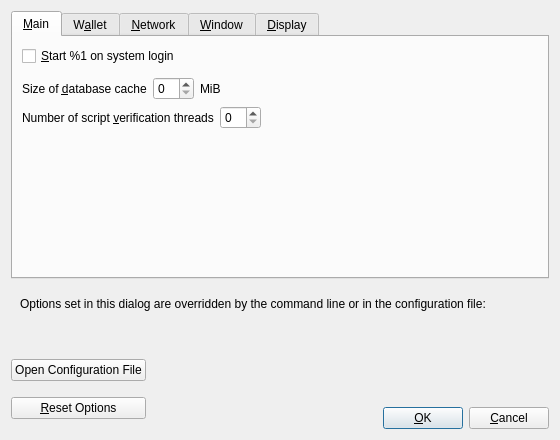
<?xml version="1.0" encoding="UTF-8"?>
<ui version="4.0">
 <class>OptionsDialog</class>
 <widget class="QDialog" name="OptionsDialog">
  <property name="geometry">
   <rect>
    <x>0</x>
    <y>0</y>
    <width>560</width>
    <height>440</height>
   </rect>
  </property>
  <property name="windowTitle">
   <string>Options</string>
  </property>
  <property name="modal">
   <bool>true</bool>
  </property>
  <layout class="QVBoxLayout" name="verticalLayout">
   <item>
    <widget class="QTabWidget" name="tabWidget">
     <property name="currentIndex">
      <number>0</number>
     </property>
     <widget class="QWidget" name="tabMain">
      <attribute name="title">
       <string>&amp;Main</string>
      </attribute>
      <layout class="QVBoxLayout" name="verticalLayout_Main">
       <item>
        <widget class="QCheckBox" name="bitcoinAtStartup">
         <property name="toolTip">
          <string>Automatically start %1 after logging in to the system.</string>
         </property>
         <property name="text">
          <string>&amp;Start %1 on system login</string>
         </property>
        </widget>
       </item>
       <item>
        <spacer name="horizontalSpacer_0_Main">
         <property name="orientation">
          <enum>Qt::Horizontal</enum>
         </property>
         <property name="sizeHint" stdset="0">
          <size>
           <width>40</width>
           <height>5</height>
          </size>
         </property>
        </spacer>
       </item>
       <item>
        <layout class="QHBoxLayout" name="horizontalLayout_2_Main">
         <item>
          <widget class="QLabel" name="databaseCacheLabel">
           <property name="text">
            <string>Size of &amp;database cache</string>
           </property>
           <property name="textFormat">
            <enum>Qt::PlainText</enum>
           </property>
           <property name="buddy">
            <cstring>databaseCache</cstring>
           </property>
          </widget>
         </item>
         <item>
          <widget class="QSpinBox" name="databaseCache"/>
         </item>
         <item>
          <widget class="QLabel" name="databaseCacheUnitLabel">
           <property name="text">
            <string>MiB</string>
           </property>
           <property name="textFormat">
            <enum>Qt::PlainText</enum>
           </property>
          </widget>
         </item>
         <item>
          <spacer name="horizontalSpacer_2_Main">
           <property name="orientation">
            <enum>Qt::Horizontal</enum>
           </property>
           <property name="sizeHint" stdset="0">
            <size>
             <width>40</width>
             <height>20</height>
            </size>
           </property>
          </spacer>
         </item>
        </layout>
       </item>
       <item>
        <layout class="QHBoxLayout" name="horizontalLayout_Main_VerifyLabel">
         <item>
          <widget class="QLabel" name="threadsScriptVerifLabel">
           <property name="text">
            <string>Number of script &amp;verification threads</string>
           </property>
           <property name="textFormat">
            <enum>Qt::PlainText</enum>
           </property>
           <property name="buddy">
            <cstring>threadsScriptVerif</cstring>
           </property>
          </widget>
         </item>
         <item>
          <widget class="QSpinBox" name="threadsScriptVerif">
           <property name="toolTip">
            <string>(0 = auto, &lt;0 = leave that many cores free)</string>
           </property>
          </widget>
         </item>
         <item>
          <spacer name="horizontalSpacer_Main_Threads">
           <property name="orientation">
            <enum>Qt::Horizontal</enum>
           </property>
           <property name="sizeHint" stdset="0">
            <size>
             <width>40</width>
             <height>20</height>
            </size>
           </property>
          </spacer>
         </item>
        </layout>
       </item>
       <item>
        <spacer name="verticalSpacer_Main">
         <property name="orientation">
          <enum>Qt::Vertical</enum>
         </property>
         <property name="sizeHint" stdset="0">
          <size>
           <width>20</width>
           <height>40</height>
          </size>
         </property>
        </spacer>
       </item>
      </layout>
     </widget>
     <widget class="QWidget" name="tabWallet">
      <attribute name="title">
       <string>W&amp;allet</string>
      </attribute>
      <layout class="QVBoxLayout" name="verticalLayout_Wallet">
       <item>
        <widget class="QGroupBox" name="groupBox">
         <property name="title">
          <string>Expert</string>
         </property>
         <layout class="QVBoxLayout" name="verticalLayout_2">
          <item>
           <widget class="QCheckBox" name="coinControlFeatures">
            <property name="toolTip">
             <string>Whether to show coin control features or not.</string>
            </property>
            <property name="text">
             <string>Enable coin &amp;control features</string>
            </property>
           </widget>
          </item>
          <item>
           <widget class="QCheckBox" name="spendZeroConfChange">
            <property name="toolTip">
             <string>If you disable the spending of unconfirmed change, the change from a transaction cannot be used until that transaction has at least one confirmation. This also affects how your balance is computed.</string>
            </property>
            <property name="text">
             <string>&amp;Spend unconfirmed change</string>
            </property>
           </widget>
          </item>
         </layout>
        </widget>
       </item>
       <item>
        <spacer name="verticalSpacer_Wallet">
         <property name="orientation">
          <enum>Qt::Vertical</enum>
         </property>
         <property name="sizeHint" stdset="0">
          <size>
           <width>20</width>
           <height>40</height>
          </size>
         </property>
        </spacer>
       </item>
      </layout>
     </widget>
     <widget class="QWidget" name="tabNetwork">
      <attribute name="title">
       <string>&amp;Network</string>
      </attribute>
      <layout class="QVBoxLayout" name="verticalLayout_Network">
       <item>
        <widget class="QCheckBox" name="mapPortUpnp">
         <property name="toolTip">
          <string>Automatically open the %1 client port on the router. This only works when your router supports UPnP and it is enabled.</string>
         </property>
         <property name="text">
          <string>Map port using &amp;UPnP</string>
         </property>
        </widget>
       </item>
       <item>
        <widget class="QCheckBox" name="allowIncoming">
         <property name="toolTip">
          <string>Accept connections from outside.</string>
         </property>
         <property name="text">
          <string>Allow incomin&amp;g connections</string>
         </property>
        </widget>
       </item>
       <item>
        <widget class="QCheckBox" name="connectSocks">
         <property name="toolTip">
          <string>Connect to the %1 network through a SOCKS5 proxy.</string>
         </property>
         <property name="text">
          <string>&amp;Connect through SOCKS5 proxy (default proxy):</string>
         </property>
        </widget>
       </item>
       <item>
        <layout class="QHBoxLayout" name="horizontalLayout_1_Network">
         <item>
          <widget class="QLabel" name="proxyIpLabel">
           <property name="text">
            <string>Proxy &amp;IP:</string>
           </property>
           <property name="textFormat">
            <enum>Qt::PlainText</enum>
           </property>
           <property name="buddy">
            <cstring>proxyIp</cstring>
           </property>
          </widget>
         </item>
         <item>
          <widget class="QValidatedLineEdit" name="proxyIp">
           <property name="minimumSize">
            <size>
             <width>140</width>
             <height>0</height>
            </size>
           </property>
           <property name="maximumSize">
            <size>
             <width>140</width>
             <height>16777215</height>
            </size>
           </property>
           <property name="toolTip">
            <string>IP address of the proxy (e.g. IPv4: 127.0.0.1 / IPv6: ::1)</string>
           </property>
          </widget>
         </item>
         <item>
          <widget class="QLabel" name="proxyPortLabel">
           <property name="text">
            <string>&amp;Port:</string>
           </property>
           <property name="textFormat">
            <enum>Qt::PlainText</enum>
           </property>
           <property name="buddy">
            <cstring>proxyPort</cstring>
           </property>
          </widget>
         </item>
         <item>
          <widget class="QLineEdit" name="proxyPort">
           <property name="minimumSize">
            <size>
             <width>55</width>
             <height>0</height>
            </size>
           </property>
           <property name="maximumSize">
            <size>
             <width>55</width>
             <height>16777215</height>
            </size>
           </property>
           <property name="toolTip">
            <string>Port of the proxy (e.g. 9050)</string>
           </property>
          </widget>
         </item>
         <item>
          <spacer name="horizontalSpacer_1_Network">
           <property name="orientation">
            <enum>Qt::Horizontal</enum>
           </property>
           <property name="sizeHint" stdset="0">
            <size>
             <width>40</width>
             <height>20</height>
            </size>
           </property>
          </spacer>
         </item>
        </layout>
       </item>
       <item>
        <layout class="QHBoxLayout" name="horizontalLayout_2_Network">
         <item>
          <widget class="QLabel" name="proxyActiveNets">
           <property name="text">
            <string>Used for reaching peers via:</string>
           </property>
           <property name="textFormat">
            <enum>Qt::PlainText</enum>
           </property>
          </widget>
         </item>
         <item>
          <widget class="QCheckBox" name="proxyReachIPv4">
           <property name="enabled">
            <bool>false</bool>
           </property>
           <property name="toolTip">
            <string>Shows if the supplied default SOCKS5 proxy is used to reach peers via this network type.</string>
           </property>
           <property name="text">
            <string/>
           </property>
          </widget>
         </item>
         <item>
          <widget class="QLabel" name="proxyReachIPv4Label">
           <property name="text">
            <string>IPv4</string>
           </property>
           <property name="textFormat">
            <enum>Qt::PlainText</enum>
           </property>
          </widget>
         </item>
         <item>
          <widget class="QCheckBox" name="proxyReachIPv6">
           <property name="enabled">
            <bool>false</bool>
           </property>
           <property name="toolTip">
            <string>Shows if the supplied default SOCKS5 proxy is used to reach peers via this network type.</string>
           </property>
           <property name="text">
            <string/>
           </property>
          </widget>
         </item>
         <item>
          <widget class="QLabel" name="proxyReachIPv6Label">
           <property name="text">
            <string>IPv6</string>
           </property>
           <property name="textFormat">
            <enum>Qt::PlainText</enum>
           </property>
          </widget>
         </item>
         <item>
          <widget class="QCheckBox" name="proxyReachTor">
           <property name="enabled">
            <bool>false</bool>
           </property>
           <property name="toolTip">
            <string>Shows if the supplied default SOCKS5 proxy is used to reach peers via this network type.</string>
           </property>
           <property name="text">
            <string/>
           </property>
          </widget>
         </item>
         <item>
          <widget class="QLabel" name="proxyReachTorLabel">
           <property name="text">
            <string>Tor</string>
           </property>
           <property name="textFormat">
            <enum>Qt::PlainText</enum>
           </property>
          </widget>
         </item>
         <item>
          <spacer name="horizontalSpacer_2_Network">
           <property name="orientation">
            <enum>Qt::Horizontal</enum>
           </property>
           <property name="sizeHint" stdset="0">
            <size>
             <width>40</width>
             <height>20</height>
            </size>
           </property>
          </spacer>
         </item>
        </layout>
       </item>
       <item>
        <widget class="QCheckBox" name="connectSocksTor">
         <property name="toolTip">
          <string>Connect to the %1 network through a separate SOCKS5 proxy for Tor hidden services.</string>
         </property>
         <property name="text">
          <string>Use separate SOCKS&amp;5 proxy to reach peers via Tor hidden services:</string>
         </property>
        </widget>
       </item>
       <item>
        <layout class="QHBoxLayout" name="horizontalLayout_3_Network">
         <item>
          <widget class="QLabel" name="proxyIpTorLabel">
           <property name="text">
            <string>Proxy &amp;IP:</string>
           </property>
           <property name="textFormat">
            <enum>Qt::PlainText</enum>
           </property>
           <property name="buddy">
            <cstring>proxyIpTor</cstring>
           </property>
          </widget>
         </item>
         <item>
          <widget class="QValidatedLineEdit" name="proxyIpTor">
           <property name="minimumSize">
            <size>
             <width>140</width>
             <height>0</height>
            </size>
           </property>
           <property name="maximumSize">
            <size>
             <width>140</width>
             <height>16777215</height>
            </size>
           </property>
           <property name="toolTip">
            <string>IP address of the proxy (e.g. IPv4: 127.0.0.1 / IPv6: ::1)</string>
           </property>
          </widget>
         </item>
         <item>
          <widget class="QLabel" name="proxyPortTorLabel">
           <property name="text">
            <string>&amp;Port:</string>
           </property>
           <property name="textFormat">
            <enum>Qt::PlainText</enum>
           </property>
           <property name="buddy">
            <cstring>proxyPortTor</cstring>
           </property>
          </widget>
         </item>
         <item>
          <widget class="QLineEdit" name="proxyPortTor">
           <property name="minimumSize">
            <size>
             <width>55</width>
             <height>0</height>
            </size>
           </property>
           <property name="maximumSize">
            <size>
             <width>55</width>
             <height>16777215</height>
            </size>
           </property>
           <property name="toolTip">
            <string>Port of the proxy (e.g. 9050)</string>
           </property>
          </widget>
         </item>
         <item>
          <spacer name="horizontalSpacer_4_Network">
           <property name="orientation">
            <enum>Qt::Horizontal</enum>
           </property>
           <property name="sizeHint" stdset="0">
            <size>
             <width>40</width>
             <height>20</height>
            </size>
           </property>
          </spacer>
         </item>
        </layout>
       </item>
       <item>
        <spacer name="verticalSpacer_Network">
         <property name="orientation">
          <enum>Qt::Vertical</enum>
         </property>
         <property name="sizeHint" stdset="0">
          <size>
           <width>20</width>
           <height>40</height>
          </size>
         </property>
        </spacer>
       </item>
      </layout>
     </widget>
     <widget class="QWidget" name="tabWindow">
      <attribute name="title">
       <string>&amp;Window</string>
      </attribute>
      <layout class="QVBoxLayout" name="verticalLayout_Window">
       <item>
        <widget class="QCheckBox" name="hideTrayIcon">
         <property name="toolTip">
          <string>Hide the icon from the system tray.</string>
         </property>
         <property name="text">
          <string>&amp;Hide tray icon</string>
         </property>
        </widget>
       </item>
       <item>
        <widget class="QCheckBox" name="minimizeToTray">
         <property name="toolTip">
          <string>Show only a tray icon after minimizing the window.</string>
         </property>
         <property name="text">
          <string>&amp;Minimize to the tray instead of the taskbar</string>
         </property>
        </widget>
       </item>
       <item>
        <widget class="QCheckBox" name="minimizeOnClose">
         <property name="toolTip">
          <string>Minimize instead of exit the application when the window is closed. When this option is enabled, the application will be closed only after selecting Exit in the menu.</string>
         </property>
         <property name="text">
          <string>M&amp;inimize on close</string>
         </property>
        </widget>
       </item>
       <item>
        <spacer name="verticalSpacer_Window">
         <property name="orientation">
          <enum>Qt::Vertical</enum>
         </property>
         <property name="sizeHint" stdset="0">
          <size>
           <width>20</width>
           <height>40</height>
          </size>
         </property>
        </spacer>
       </item>
      </layout>
     </widget>
     <widget class="QWidget" name="tabDisplay">
      <attribute name="title">
       <string>&amp;Display</string>
      </attribute>
      <layout class="QVBoxLayout" name="verticalLayout_Display">
       <item>
        <layout class="QHBoxLayout" name="horizontalLayout_1_Display">
         <item>
          <widget class="QLabel" name="langLabel">
           <property name="text">
            <string>User Interface &amp;language:</string>
           </property>
           <property name="textFormat">
            <enum>Qt::PlainText</enum>
           </property>
           <property name="buddy">
            <cstring>lang</cstring>
           </property>
          </widget>
         </item>
         <item>
          <widget class="QValueComboBox" name="lang">
           <property name="toolTip">
            <string>The user interface language can be set here. This setting will take effect after restarting %1.</string>
           </property>
          </widget>
         </item>
        </layout>
       </item>
       <item>
        <layout class="QHBoxLayout" name="horizontalLayout_2_Display">
         <item>
          <widget class="QLabel" name="unitLabel">
           <property name="text">
            <string>&amp;Unit to show amounts in:</string>
           </property>
           <property name="textFormat">
            <enum>Qt::PlainText</enum>
           </property>
           <property name="buddy">
            <cstring>unit</cstring>
           </property>
          </widget>
         </item>
         <item>
          <widget class="QValueComboBox" name="unit">
           <property name="toolTip">
            <string>Choose the default subdivision unit to show in the interface and when sending coins.</string>
           </property>
          </widget>
         </item>
        </layout>
       </item>
       <item>
        <layout class="QHBoxLayout" name="horizontalLayout_3_Display">
         <item>
          <widget class="QLabel" name="thirdPartyTxUrlsLabel">
           <property name="toolTip">
            <string>Third party URLs (e.g. a block explorer) that appear in the transactions tab as context menu items. %s in the URL is replaced by transaction hash. Multiple URLs are separated by vertical bar |.</string>
           </property>
           <property name="text">
            <string>&amp;Third party transaction URLs</string>
           </property>
           <property name="buddy">
            <cstring>thirdPartyTxUrls</cstring>
           </property>
          </widget>
         </item>
         <item>
          <widget class="QLineEdit" name="thirdPartyTxUrls">
           <property name="toolTip">
            <string>Third party URLs (e.g. a block explorer) that appear in the transactions tab as context menu items. %s in the URL is replaced by transaction hash. Multiple URLs are separated by vertical bar |.</string>
           </property>
           <property name="placeholderText">
            <string notr="true">https://example.com/tx/%s</string>
           </property>
          </widget>
         </item>
        </layout>
       </item>
       <item>
        <spacer name="verticalSpacer_Display">
         <property name="orientation">
          <enum>Qt::Vertical</enum>
         </property>
         <property name="sizeHint" stdset="0">
          <size>
           <width>20</width>
           <height>40</height>
          </size>
         </property>
        </spacer>
       </item>
      </layout>
     </widget>
    </widget>
   </item>
   <item>
    <widget class="QFrame" name="frame">
     <layout class="QVBoxLayout" name="verticalLayout_Bottom">
      <item>
       <layout class="QHBoxLayout" name="horizontalLayout_Bottom">
        <item>
         <widget class="QLabel" name="overriddenByCommandLineInfoLabel">
          <property name="text">
           <string>Options set in this dialog are overridden by the command line or in the configuration file:</string>
          </property>
          <property name="textFormat">
           <enum>Qt::PlainText</enum>
          </property>
         </widget>
        </item>
        <item>
         <spacer name="horizontalSpacer_Bottom">
          <property name="orientation">
           <enum>Qt::Horizontal</enum>
          </property>
          <property name="sizeHint" stdset="0">
           <size>
            <width>40</width>
            <height>20</height>
           </size>
          </property>
         </spacer>
        </item>
       </layout>
      </item>
      <item>
       <widget class="QLabel" name="overriddenByCommandLineLabel">
        <property name="text">
         <string/>
        </property>
        <property name="textFormat">
         <enum>Qt::PlainText</enum>
        </property>
        <property name="wordWrap">
         <bool>true</bool>
        </property>
       </widget>
      </item>
     </layout>
    </widget>
   </item>
   <item>
    <layout class="QHBoxLayout" name="horizontalLayout_Buttons">
     <item>
      <layout class="QVBoxLayout" name="verticalLayout_Buttons">
       <item>
        <widget class="QPushButton" name="openBitcoinConfButton">
         <property name="toolTip">
          <string>Open the %1 configuration file from the working directory.</string>
         </property>
         <property name="text">
          <string>Open Configuration File</string>
         </property>
         <property name="autoDefault">
          <bool>false</bool>
         </property>
        </widget>
       </item>
       <item>
        <widget class="QPushButton" name="resetButton">
         <property name="toolTip">
          <string>Reset all client options to default.</string>
         </property>
         <property name="text">
          <string>&amp;Reset Options</string>
         </property>
         <property name="autoDefault">
          <bool>false</bool>
         </property>
        </widget>
       </item>
      </layout>
     </item>
     <item>
      <spacer name="horizontalSpacer_1">
       <property name="orientation">
        <enum>Qt::Horizontal</enum>
       </property>
       <property name="sizeHint" stdset="0">
        <size>
         <width>40</width>
         <height>48</height>
        </size>
       </property>
      </spacer>
     </item>
     <item>
      <widget class="QLabel" name="statusLabel">
       <property name="minimumSize">
        <size>
         <width>200</width>
         <height>0</height>
        </size>
       </property>
       <property name="font">
        <font>
         <weight>75</weight>
         <bold>true</bold>
        </font>
       </property>
       <property name="text">
        <string/>
       </property>
       <property name="textFormat">
        <enum>Qt::PlainText</enum>
       </property>
       <property name="wordWrap">
        <bool>true</bool>
       </property>
      </widget>
     </item>
     <item>
      <spacer name="horizontalSpacer_2">
       <property name="orientation">
        <enum>Qt::Horizontal</enum>
       </property>
       <property name="sizeHint" stdset="0">
        <size>
         <width>40</width>
         <height>48</height>
        </size>
       </property>
      </spacer>
     </item>
     <item>
      <layout class="QVBoxLayout" name="verticalLayout_4">
       <item>
        <spacer name="verticalSpacer">
         <property name="orientation">
          <enum>Qt::Vertical</enum>
         </property>
         <property name="sizeHint" stdset="0">
          <size>
           <width>20</width>
           <height>40</height>
          </size>
         </property>
        </spacer>
       </item>
       <item>
        <layout class="QHBoxLayout" name="horizontalLayout">
         <item>
          <widget class="QPushButton" name="okButton">
           <property name="text">
            <string>&amp;OK</string>
           </property>
           <property name="autoDefault">
            <bool>false</bool>
           </property>
           <property name="default">
            <bool>true</bool>
           </property>
          </widget>
         </item>
         <item>
          <widget class="QPushButton" name="cancelButton">
           <property name="text">
            <string>&amp;Cancel</string>
           </property>
           <property name="autoDefault">
            <bool>false</bool>
           </property>
          </widget>
         </item>
        </layout>
       </item>
      </layout>
     </item>
    </layout>
   </item>
  </layout>
 </widget>
 <customwidgets>
  <customwidget>
   <class>QValidatedLineEdit</class>
   <extends>QLineEdit</extends>
   <header>qt/qvalidatedlineedit.h</header>
  </customwidget>
  <customwidget>
   <class>QValueComboBox</class>
   <extends>QComboBox</extends>
   <header>qt/qvaluecombobox.h</header>
  </customwidget>
 </customwidgets>
 <resources/>
 <connections/>
</ui>
